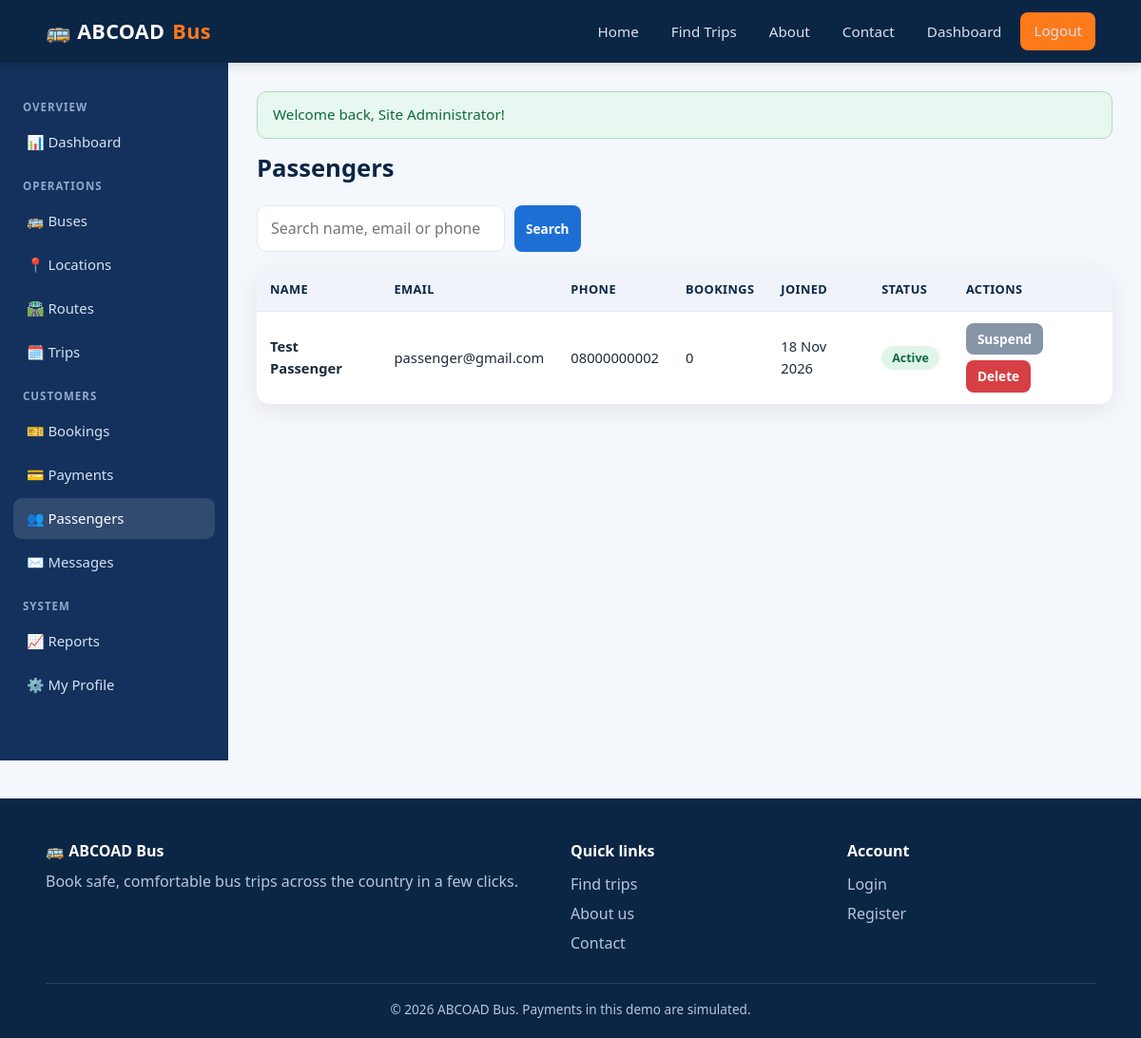
The page /admin/users.php (signed in) on the database its author committed.
### tables this page shows
CREATE TABLE users (
  id            INT UNSIGNED NOT NULL AUTO_INCREMENT,
  full_name     VARCHAR(100) NOT NULL,
  email         VARCHAR(150) NOT NULL,
  phone         VARCHAR(20)  NULL,
  password_hash VARCHAR(255) NOT NULL,
  role          ENUM('passenger','admin') NOT NULL DEFAULT 'passenger',
  status        ENUM('active','suspended') NOT NULL DEFAULT 'active',
  created_at    TIMESTAMP NOT NULL DEFAULT CURRENT_TIMESTAMP,
  updated_at    TIMESTAMP NOT NULL DEFAULT CURRENT_TIMESTAMP ON UPDATE CURRENT_TIMESTAMP,
  PRIMARY KEY (id),
  UNIQUE KEY uq_users_email (email)
);

### admin/users.php (the view, shortened to what this page needs)
<?php
$pdo = getConnection();
$q = trim((string)($_GET['q'] ?? ''));
$sql = "SELECT u.*, (SELECT COUNT(*) FROM bookings b WHERE b.user_id = u.id) AS bookings FROM users u WHERE u.role = 'passenger'";
$params = [];
$st = $pdo->prepare($sql . " ORDER BY u.created_at DESC"); $st->execute($params); $users = $st->fetchAll();
require __DIR__ . '/../includes/header.php';
?>
<div class="toolbar"><h1>Passengers</h1></div>
<form class="filters" method="get"><input type="text" name="q" placeholder="Search name, email or phone" value="<?= e($q) ?>"><button class="btn btn-sm">Search</button></form>
<div class="table-wrap"><table>
  <thead><tr><th>Name</th><th>Email</th><th>Phone</th><th>Bookings</th><th>Joined</th><th>Status</th><th>Actions</th></tr></thead><tbody>
  <?php foreach ($users as $u): ?>
    <tr><td><strong><?= e($u['full_name']) ?></strong></td><td><?= e($u['email']) ?></td><td><?= e($u['phone']) ?></td><td><?= (int)$u['bookings'] ?></td>
      <td><?= e(formatDateTime($u['created_at'], 'd M Y')) ?></td><td><?= badge($u['status']) ?></td>
      <td class="actions">
        <form method="post"><button class="btn btn-grey btn-sm"><?= $u['status'] === 'active' ? 'Suspend' : 'Activate' ?></button></form>
        <form method="post" data-confirm="Delete this passenger permanently?"><button class="btn btn-danger btn-sm">Delete</button></form></td></tr>
  <?php endforeach; if (!$users): ?><tr><td colspan="7" class="text-center muted">No passengers found.</td></tr><?php endif; ?></tbody></table></div>
<?php require __DIR__ . '/../includes/footer.php'; ?>

### includes/functions.php (shortened to what this page needs)
<?php
function e($value): string
{
    return htmlspecialchars((string)$value, ENT_QUOTES | ENT_SUBSTITUTE, 'UTF-8');
}
function formatDateTime(?string $dt, string $format = 'D, d M Y · H:i'): string
{
    return $dt ? date($format, strtotime($dt)) : '-';
}
function badge(string $status): string
{
    return '<span class="badge badge-' . e($status) . '">' . e($status) . '</span>';
}
function showFlash(): void
{
    foreach ($_SESSION['flash'] ?? [] as $f) {
        echo '<div class="alert alert-' . e($f['type']) . '">' . e($f['message']) . '</div>';
    }
}

### assets/css/style.css (style rules this page uses)
:root { --navy:#0b2545; --navy-2:#13315c; --blue:#1d6fd6; --orange:#ff7a1a; --orange-d:#e8650a; --bg:#f4f7fb; --card:#fff; --text:#1c2b3a; --muted:#6b7a8c; --line:#e3e9f1; --green:#18a058; --red:#d64045; --amber:#e8a317; --radius:14px; --shadow:0 6px 24px rgba(11,37,69,.08); --font:"Segoe UI",system-ui,-apple-system,Roboto,Helvetica,Arial,sans-serif; }
* { box-sizing:border-box;margin:0;padding:0 }
html { scroll-behavior:smooth }
body { font-family:var(--font);color:var(--text);background:var(--bg);line-height:1.55;-webkit-text-size-adjust:100% }
h1,h2,h3,h4 { line-height:1.2;color:var(--navy) }
.btn { display:inline-block;border:0;cursor:pointer;font:inherit;font-weight:600;padding:11px 22px;border-radius:10px;background:var(--blue);color:#fff;transition:.15s }
.btn-danger { background:var(--red) }
.btn-grey { background:#8795a8 }
.btn-sm { padding:6px 12px;font-size:.85rem;border-radius:8px }
input[type=text],input[type=email],input[type=password],input[type=tel],input[type=date],input[type=number],input[type=datetime-local],select,textarea { width:100%;padding:11px 14px;border:1.5px solid var(--line);border-radius:10px;font:inherit;background:#fff;color:var(--text) }
.alert { padding:12px 16px;border-radius:10px;margin-bottom:16px;font-size:.95rem;border:1px solid }
.alert-success { background:#e8f7ef;border-color:#a9dfc2;color:#0f6b3d }
.badge { display:inline-block;padding:3px 11px;border-radius:999px;font-size:.78rem;font-weight:700;text-transform:capitalize }
.badge-confirmed,.badge-paid,.badge-active,.badge-scheduled,.badge-completed { background:#e0f5ea;color:#0f6b3d }
.table-wrap { overflow-x:auto;background:var(--card);border-radius:var(--radius);box-shadow:var(--shadow) }
table { width:100%;border-collapse:collapse;font-size:.92rem }
th { background:#f0f4fa;text-align:left;padding:12px 14px;color:var(--navy);font-size:.8rem;text-transform:uppercase;letter-spacing:.4px;white-space:nowrap }
td { padding:12px 14px;border-top:1px solid var(--line);vertical-align:middle }
.actions { display:flex;gap:6px;flex-wrap:wrap }
.actions form { display:inline }
.content h1 { font-size:1.6rem;margin-bottom:6px }
.toolbar { display:flex;justify-content:space-between;align-items:center;gap:12px;flex-wrap:wrap;margin-bottom:18px }
.filters { display:flex;gap:10px;flex-wrap:wrap;margin-bottom:18px }
.filters select,.filters input { width:auto }

### rows shown on the page
users: full_name "Test Passenger", email "passenger@gmail.com", phone "08000000002", bookings "0", created_at "18 Nov 2026", status "Active", shows "Suspend"

### other values the page prints
$f['message'] "Welcome back, Site Administrator!"
APP_NAME "ABCOAD Bus"
